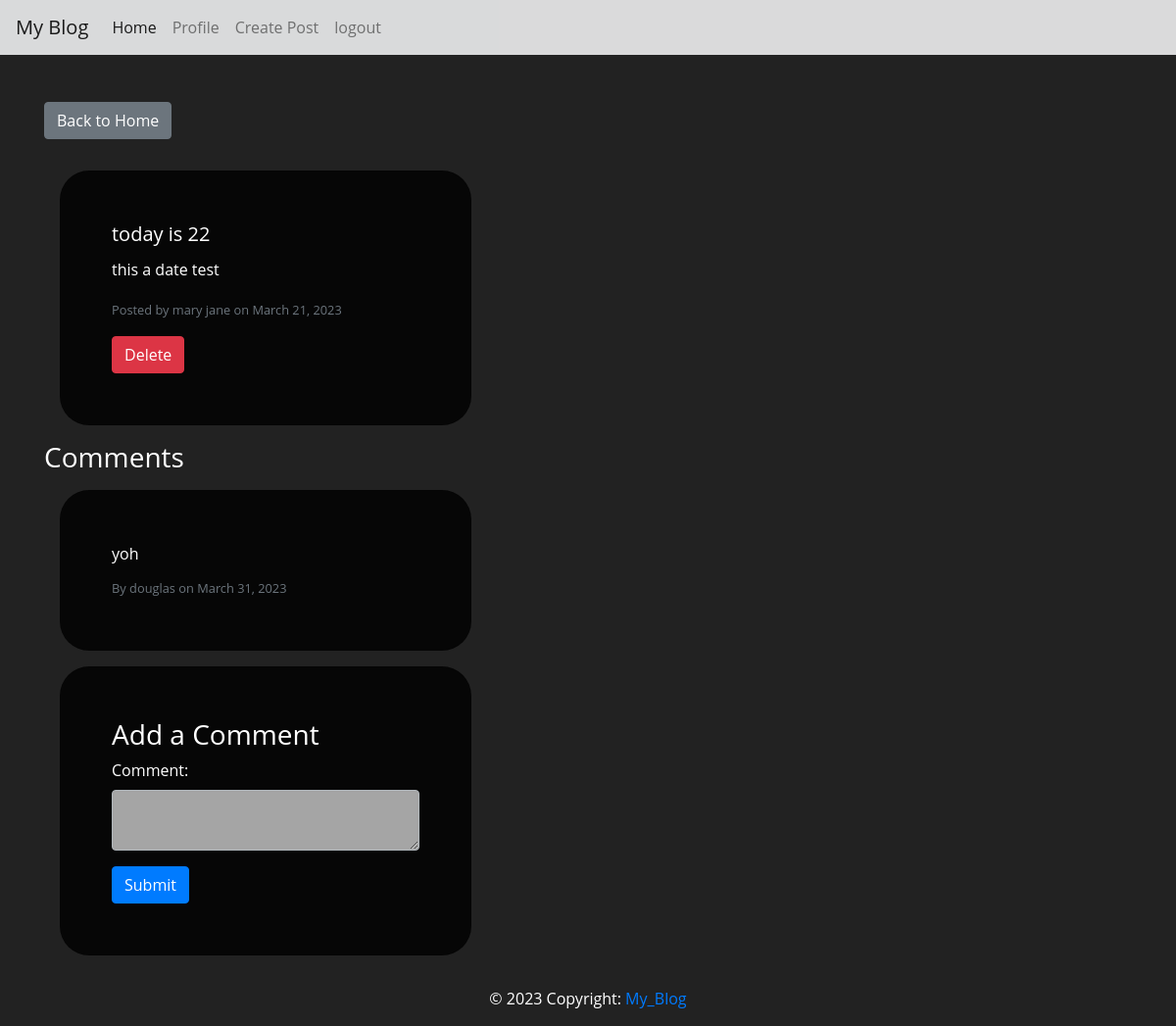
/view_post.php?id=2 (signed in), run on the app's committed database.
### tables this page shows
CREATE TABLE `posts` (
  `id` int(11) NOT NULL,
  `user_id` int(11) DEFAULT NULL,
  `title` varchar(100) DEFAULT NULL,
  `body` text DEFAULT NULL,
  `timestamp` timestamp NOT NULL DEFAULT current_timestamp() ON UPDATE current_timestamp(),
  `names` varchar(255) DEFAULT NULL
);

CREATE TABLE `users` (
  `id` int(11) NOT NULL,
  `names` varchar(30) DEFAULT NULL,
  `email` varchar(30) DEFAULT NULL,
  `phone` varchar(30) DEFAULT NULL,
  `password` varchar(80) DEFAULT NULL,
  `profilePhoto` varchar(80) DEFAULT NULL,
  `createdAt` timestamp NOT NULL DEFAULT current_timestamp() ON UPDATE current_timestamp(),
  `lastLogin` timestamp NOT NULL DEFAULT current_timestamp()
);

CREATE TABLE `comments` (
  `post_id` int(11) NOT NULL,
  `comment` varchar(255) NOT NULL,
  `names` varchar(255) DEFAULT NULL,
  `timestamp` timestamp NOT NULL DEFAULT current_timestamp(),
  `user_id` int(11) NOT NULL
);

### view_post.php (the view, shortened to what this page needs)
<?php
try {
    $conn = getDB();
    $stmt = $conn->prepare("SELECT posts.*, users.names FROM posts INNER JOIN users ON posts.user_id = users.id WHERE posts.id = :id");
    $stmt->bindParam(':id', $_GET['id'], PDO::PARAM_INT);
    $stmt->execute();
    $post = $stmt->fetch(PDO::FETCH_ASSOC);
    $stmt = $conn->prepare("SELECT comments.*, users.names FROM comments INNER JOIN users ON comments.user_id = users.id WHERE post_id = :post_id ORDER BY timestamp DESC");
    $stmt->bindParam(':post_id', $_GET['id'], PDO::PARAM_INT);
    $stmt->execute();
    $comments = $stmt->fetchAll(PDO::FETCH_ASSOC);
} catch(PDOException $e) {
    echo "Error: " . $e->getMessage();
}
?>
<!DOCTYPE html>
<html>
<head>
    <link rel="stylesheet" href="https://maxcdn.bootstrapcdn.com/bootstrap/4.0.0/css/bootstrap.min.css">
    <link rel="stylesheet" href="https://maxcdn.bootstrapcdn.com/font-awesome/4.7.0/css/font-awesome.min.css">
    <link rel="stylesheet" href="style.css">
</head>
<body>
<nav class="navbar navbar-expand-lg navbar-light bg-light">
    <a class="navbar-brand" href="#">My Blog</a>
    <div class="collapse navbar-collapse" id="navbarNav">
        <ul class="navbar-nav">
            <li class="nav-item active">
                <a class="nav-link" href="#">Home <span class="sr-only">(current)</span></a>
            </li>
            <li class="nav-item">
                <a class="nav-link" href="profile.php">Profile</a>
            </li>
            <li class="nav-item">
                <a class="nav-link" href="create_post.php">Create Post</a>
            </li>
            <li class="nav-item">
                <a class="nav-link" href="logout.php">logout</a>
            </li>
        </ul>
    </div>
</nav>
<div class="container mt-5">
    <a href="home.php" class="btn btn-secondary mb-3">Back to Home</a>
    <div class="card mb-3">
        <div class="card-body">
            <h5 class="card-title"><?php echo ($post['title'] ?? ''); ?></h5>
            <p class="card-text"><?php echo ($post['body'] ?? ''); ?></p>
            <?php if (!empty($post)): ?>
            <p class="card-text"><small class="text-muted">Posted by <?php echo ($post['names'] ?? ''); ?> on <?php echo date('F j, Y', strtotime($post['timestamp']) ?? ''); ?></small></p>
            <?php endif; ?>
            <?php if (!empty($post) && isset($_SESSION['user']['id']) && $_SESSION['user']['id'] == $post['user_id']) { ?>
            <form method="post" action="delete_post.php">
                <button type="submit" class="btn btn-danger">Delete</button>
            </form>
<?php } ?>
        </div>
    </div>
    <h3>Comments</h3>
    <?php if (count($comments) > 0) { ?>
        <?php foreach($comments as $comment) { ?>
            <div class="card my-3">
            <div class="card-body">
                <p class="card-text"><?php echo ($comment['comment'] ?? ''); ?></p>
                <?php if (!empty($comment)): ?>
                <p class="card-subtitle"><small class="text-muted">By <?php echo ($comment['names'] ?? ''); ?> on <?php echo date('F j, Y', strtotime($comment['timestamp']) ?? ''); ?></small></p>
                <?php endif; ?>
            </div>
            </div>
        <?php } ?>
    <?php } ?>
    <div class="card">
        <div class="card-body">
            <?php if (isset($_SESSION['user'])) { ?>
                <h3>Add a Comment</h3>
                <form method="post" action="add_comment.php">
                    <div class="form-group">
                        <label for="comment">Comment:</label>
                        <textarea name="comment" class="form-control" required></textarea>
                    </div>
                    <button type="submit" class="btn btn-primary">Submit</button>
                </form>
                <?php } else { ?>
                    <p>Please <a href="login.php">login</a> to add a comment.</p>
            <?php } ?>
        </div>
    </div>
</div>
<footer class="page-footer font-small">
    <div class="footer-copyright text-center py-3">© 2023 Copyright:
        <a href="https://github.com/briankod/My_Blog.git">My_Blog</a>
    </div>
</footer>
</body>
</html>

### style.css (style rules this page uses)
body { font-family: 'Open Sans', sans-serif; background: #222; background-image: url('https://source.unsplash.com/1600x900/?sunset'); }
h1, h2, h3, p, label, .footer-copyright { color: white; }
.card { background: #000000d0; color: white; padding: 2em; border-radius: 30px; width: 100%; max-width: 420px; margin: 1em; }
.navbar { background: #C0C0C0; opacity: 86%; }
.form-control { background: #C0C0C0; opacity: 86%; }
button { outline: none; background: #7c7c7c2b; color: white; cursor: pointer; transition: 0.2s ease-in-out; }

### data on the page
posts: title "today is 22", body "this a date test", user.names "mary jane", timestamp "March 21, 2023"
comments: comment "yoh", user.names "douglas", timestamp "March 31, 2023"
